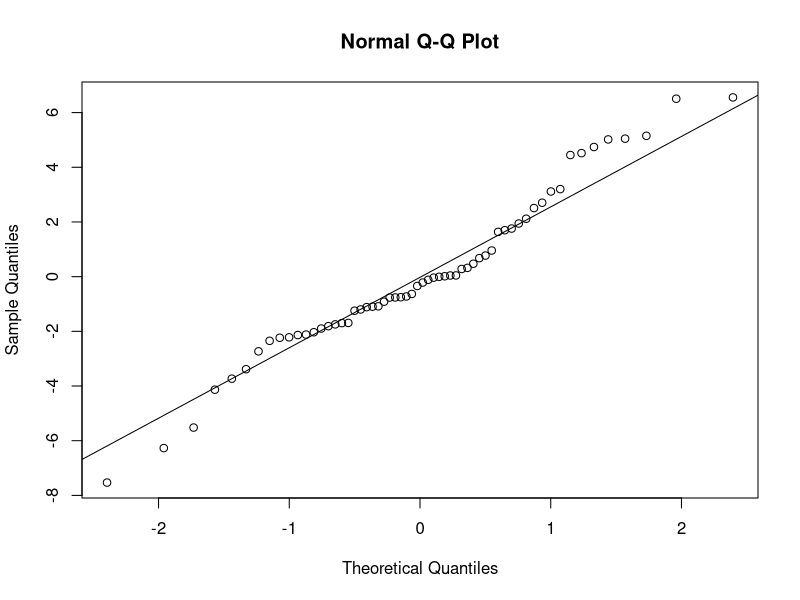
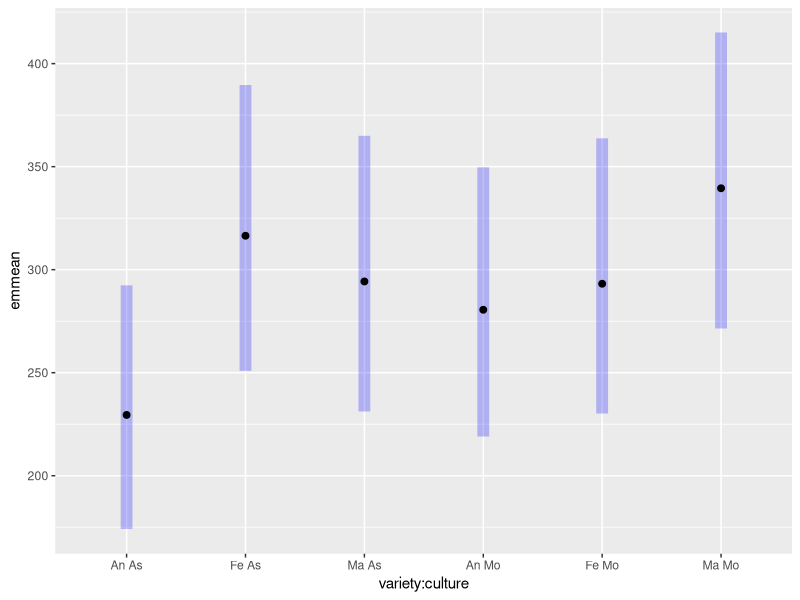

Generate these figures, in order, with R: (Note: this script raises an error after producing the figures.)
library (broom)
library(rstatix)
library(ggplot2)

EVA_Gluco <- read.csv("Data/Glucosinolates.csv", sep=";")
head(EVA_Gluco)

EVA_Gluco$date <- as.factor(EVA_Gluco$date)

EVA_Gluco <- subset(EVA_Gluco, EVA_Gluco$total > 60)


EVA_Gluco$Progoitrin.isomer<-as.numeric(as.character(EVA_Gluco$Progoitrin.isomer))
EVA_Gluco$Glucoalyssin<-as.numeric(as.character(EVA_Gluco$ Glucoalyssin))
EVA_Gluco$Gluconapoleiferin<-as.numeric(as.character(EVA_Gluco$Gluconapoleiferin))
EVA_Gluco$Gluconapin<-as.numeric(as.character(EVA_Gluco$Gluconapin))
EVA_Gluco$Butyl.GS<-as.numeric(as.character(EVA_Gluco$Butyl.GS))
EVA_Gluco$Glucobrassicanapin<-as.numeric(as.character(EVA_Gluco$Glucobrassicanapin))
EVA_Gluco$Glucobrassicin<-as.numeric(as.character(EVA_Gluco$Glucobrassicin))
EVA_Gluco$Gluconasturtiin<-as.numeric(as.character(EVA_Gluco$Gluconasturtiin))
EVA_Gluco$Methoxyglucobrassicin<-as.numeric(as.character(EVA_Gluco$Methoxyglucobrassicin))
EVA_Gluco$Neoglucobrassicin<-as.numeric(as.character(EVA_Gluco$Neoglucobrassicin))
EVA_Gluco$Unknown.GLS..C16H20N2O11S2.<-as.numeric(as.character(EVA_Gluco$Unknown.GLS..C16H20N2O11S2.))
EVA_Gluco$total<-as.numeric(as.character(EVA_Gluco$total))
EVA_Gluco$Glucoraphanin<-as.numeric(as.character(EVA_Gluco$Glucoraphanin))


EVA_Gluco <- subset(EVA_Gluco, EVA_Gluco$Sampling_campain == "GH_BF")

EVA_Gluco$variety <- as.factor(EVA_Gluco$variety)
EVA_Gluco$bloc <- as.factor(EVA_Gluco$bloc)

head(EVA_Gluco)

# Analysis culture and variety on Total gluco ####
head(EVA_Gluco)


model <- lm(sqrt(total+1) ~variety*culture  , data=EVA_Gluco) #calculer le model, la covariable passe en premier 

model.metrics <- augment(model) 
head(model.metrics)

shapiro_test(model.metrics$.resid)
qqnorm(model.metrics$.resid)
qqline(model.metrics$.resid)

#Homogénéité des variances 

model.metrics %>% levene_test(.resid ~ variety*culture) #OK

# Valeurs aberrantes 

model.metrics %>% filter(abs(.std.resid) > 3) %>% as.data.frame() #OK

EVA_Gluco$sqrt_total <- sqrt(EVA_Gluco$total+1)

anova_table <- EVA_Gluco  %>% anova_test(sqrt_total ~  variety*culture )

anova_results <- data.frame(variety_p = numeric(), culture_p = numeric(), CxV_p = numeric())

# Function to extract p-values and append to results table
  variety_p <- anova_table$p[anova_table$Effect == "variety"]
  culture_p <- anova_table$p[anova_table$Effect == "culture"]
  CxV_p <- anova_table$p[anova_table$Effect == "variety:culture"]
  
  # Append to the global results table
  anova_results <- rbind(anova_results, data.frame(variety_p, culture_p, CxV_p ))
  

library(emmeans)

pwc <- 
  emmeans(model,pairwise~variety*culture)
pwc
pairwise <- pwc$contrasts

emm<-emmeans(model, ~ variety*culture, type = 'response')

plot(emm, by = NULL, comparisons = FALSE, adjust = "tukey", horizontal = FALSE)

emm<-as.data.frame(emm)
emm

plot_total <- ggplot(emm, aes(x =emmean , y = variety, color = culture)) + 
  geom_point(position = position_dodge(width = 0.5), size=3, alpha = 1) + 
  geom_linerange(aes(xmin = lower.CL, xmax = upper.CL),position = position_dodge(width = 0.5),size = 4, alpha=0.3) + 
  scale_color_manual(values = c("blue","orange"), name = "", labels = c("Intercropping", "Monocropping")) + 
  labs(x = "Glucosinolates Total  (ug/g)", y = "variety") + 
  theme_classic() + coord_flip()

total <- plot_total +  theme( legend.position="none")

total

# Analysis culture and variety on Total Glucoraphanin ####

head(EVA_Gluco)

EVA_Gluco$variety <- as.factor(EVA_Gluco$variety)

model <- lm(log(Glucoraphanin+1) ~  variety*culture  , data=EVA_Gluco) #calculer le model, la covariable passe en premier 

model.metrics <- augment(model) 
head(model.metrics)

shapiro_test(model.metrics$.resid)
qqnorm(model.metrics$.resid)
qqline(model.metrics$.resid)

#Homogénéité des variances 

model.metrics %>% levene_test(.resid ~ variety*culture) #OK

# Valeurs aberrantes 

model.metrics %>% filter(abs(.std.resid) > 3) %>% as.data.frame() #OK

EVA_Gluco$log_Glucoraphanin <- log(EVA_Gluco$Glucoraphanin+1)

anova_table <- EVA_Gluco  %>% anova_test(log_Glucoraphanin ~  variety*culture )
anova_table

# Function to extract p-values and append to results table
variety_p <- anova_table$p[anova_table$Effect == "variety"]
culture_p <- anova_table$p[anova_table$Effect == "culture"]
CxV_p <- anova_table$p[anova_table$Effect == "variety:culture"]

# Append to the global results table
anova_results <- rbind(anova_results, data.frame(variety_p, culture_p, CxV_p ))

library(emmeans)

pwc <- 
  emmeans(model,pairwise~culture*variety)
pwc
pairwise <- pwc$contrasts

emm<-emmeans(model, ~ variety, type = 'response')

plot(emm, by = NULL, comparisons = FALSE, adjust = "tukey", horizontal = FALSE)

emm<-emmeans(model, ~ culture, type = 'response')

plot(emm, by = NULL, comparisons = FALSE, adjust = "tukey", horizontal = FALSE)

emm<-emmeans(model, ~ culture*variety, type = 'response')

plot(emm, by = NULL, comparisons = FALSE, adjust = "tukey", horizontal = FALSE)

emm<-as.data.frame(emm)
emm

plot_Glucoraphanin <- ggplot(emm, aes(x =response , y = variety, color = culture)) + 
  geom_point(position = position_dodge(width = 0.5), size=3, alpha = 1) + 
  geom_linerange(aes(xmin = lower.CL, xmax = upper.CL),position = position_dodge(width = 0.5),size = 4, alpha=0.3) + 
  scale_color_manual(values = c("blue","orange"), name = "", labels = c("Intercropping", "Monocropping")) + 
  labs(x = "Glucoraphanin  (ug/g)", y = "variety") + 
  theme_classic() + coord_flip()

Glucoraphanin <- plot_Glucoraphanin +  theme( legend.position="none")

Glucoraphanin

# Progoitrin.isomer####

head(EVA_Gluco)

EVA_Gluco$variety <- as.factor(EVA_Gluco$variety)

model <- lm(Progoitrin.isomer ~  variety*culture  , data=EVA_Gluco) #calculer le model, la covariable passe en premier 

model.metrics <- augment(model) 
head(model.metrics)

shapiro_test(model.metrics$.resid)
qqnorm(model.metrics$.resid)
qqline(model.metrics$.resid)

#Homogénéité des variances 

model.metrics %>% levene_test(.resid ~ variety*culture) #OK

# Valeurs aberrantes 

model.metrics %>% filter(abs(.std.resid) > 3) %>% as.data.frame() #OK

anova_table <- EVA_Gluco  %>% anova_test(Progoitrin.isomer ~ variety*culture )

# Function to extract p-values and append to results table
variety_p <- anova_table$p[anova_table$Effect == "variety"]
culture_p <- anova_table$p[anova_table$Effect == "culture"]
CxV_p <- anova_table$p[anova_table$Effect == "variety:culture"]

# Append to the global results table
anova_results <- rbind(anova_results, data.frame(variety_p, culture_p, CxV_p ))

library(emmeans)

emm<-emmeans(model, ~ culture*variety, type = 'response')

plot(emm, by = NULL, comparisons = FALSE, adjust = "tukey", horizontal = FALSE)

emm<-as.data.frame(emm)
emm

plot_Progoitrin.isomer<- ggplot(emm, aes(x =emmean , y = variety, color = culture)) + 
  geom_point(position = position_dodge(width = 0.5), size=3, alpha = 1) + 
  geom_linerange(aes(xmin = lower.CL, xmax = upper.CL),position = position_dodge(width = 0.5),size = 4, alpha=0.3) + 
  scale_color_manual(values = c("blue","orange"), name = "", labels = c("Intercropping", "Monocropping")) + 
  labs(x = "Progoitrin  (ug/g)", y = "variety") + 
  theme_classic() + coord_flip()

Progoitrin <- plot_Progoitrin.isomer +  theme( legend.position="none")

Progoitrin

# Glucoalyssin ####

head(EVA_Gluco)

EVA_Gluco$variety <- as.factor(EVA_Gluco$variety)

model <- lm(log(Glucoalyssin+1) ~ variety*culture  , data=EVA_Gluco) #calculer le model, la covariable passe en premier 

model.metrics <- augment(model) 
head(model.metrics)

shapiro_test(model.metrics$.resid)
qqnorm(model.metrics$.resid)
qqline(model.metrics$.resid)

#Homogénéité des variances 

model.metrics %>% levene_test(.resid ~ variety*culture) #OK

# Valeurs aberrantes 

model.metrics %>% filter(abs(.std.resid) > 3) %>% as.data.frame() #OK

EVA_Gluco$log_Glucoalyssin <- log(EVA_Gluco$Glucoalyssin+1)

anova_table <- EVA_Gluco  %>% anova_test(log_Glucoalyssin ~ variety*culture )
anova_table

# Function to extract p-values and append to results table
variety_p <- anova_table$p[anova_table$Effect == "variety"]
culture_p <- anova_table$p[anova_table$Effect == "culture"]
CxV_p <- anova_table$p[anova_table$Effect == "variety:culture"]

# Append to the global results table
anova_results <- rbind(anova_results, data.frame(variety_p, culture_p, CxV_p ))

library(emmeans)

emm<-emmeans(model, ~ culture*variety, type = 'response')

plot(emm, by = NULL, comparisons = FALSE, adjust = "tukey", horizontal = FALSE)

emm<-as.data.frame(emm)

pwc <- 
  emmeans(model,pairwise~culture)
pwc

plot_Glucoalyssin <- ggplot(emm, aes(x =response , y = variety, color = culture)) + 
  geom_point(position = position_dodge(width = 0.5), size=3, alpha = 1) + 
  geom_linerange(aes(xmin = lower.CL, xmax = upper.CL),position = position_dodge(width = 0.5),size = 4, alpha=0.3) + 
  scale_color_manual(values = c("blue","orange"), name = "", labels = c("Intercropping", "Monocropping")) + 
  labs(x = "Glucoalyssin  (ug/g)", y = "variety") + 
  theme_classic() + coord_flip()

Glucoalyssin <- plot_Glucoalyssin +  theme( legend.position="none")

Glucoalyssin

# Gluconapoleiferin ####

head(EVA_Gluco)

EVA_Gluco$variety <- as.factor(EVA_Gluco$variety)

model <- lm(log(Gluconapoleiferin+1) ~  variety*culture  , data=EVA_Gluco) #calculer le model, la covariable passe en premier 

model.metrics <- augment(model) 
head(model.metrics)

shapiro_test(model.metrics$.resid)
qqnorm(model.metrics$.resid)
qqline(model.metrics$.resid)

#Homogénéité des variances 

model.metrics %>% levene_test(.resid ~ variety*culture) #OK

# Valeurs aberrantes 

model.metrics %>% filter(abs(.std.resid) > 3) %>% as.data.frame() #OK

EVA_Gluco$log_Gluconapoleiferin <- log(EVA_Gluco$Gluconapoleiferin+1)

anova_table <- EVA_Gluco  %>% anova_test(log_Gluconapoleiferin ~  variety*culture )

# Function to extract p-values and append to results table
variety_p <- anova_table$p[anova_table$Effect == "variety"]
culture_p <- anova_table$p[anova_table$Effect == "culture"]
CxV_p <- anova_table$p[anova_table$Effect == "variety:culture"]

# Append to the global results table
anova_results <- rbind(anova_results, data.frame(variety_p, culture_p, CxV_p ))

library(emmeans)

pwc <- 
  emmeans(model,pairwise~culture)
pwc
pairwise <- pwc$contrasts

emm<-emmeans(model, ~ variety, type = 'response')

plot(emm, by = NULL, comparisons = FALSE, adjust = "tukey", horizontal = FALSE)

emm<-emmeans(model, ~ culture, type = 'response')

plot(emm, by = NULL, comparisons = FALSE, adjust = "tukey", horizontal = FALSE)

emm<-emmeans(model, ~ culture*variety, type = 'response')

plot(emm, by = NULL, comparisons = FALSE, adjust = "tukey", horizontal = FALSE)

emm<-as.data.frame(emm)
emm

plot_Gluconapoleiferin <- ggplot(emm, aes(x =response , y = variety, color = culture)) + 
  geom_point(position = position_dodge(width = 0.5), size=3, alpha = 1) + 
  geom_linerange(aes(xmin = lower.CL, xmax = upper.CL),position = position_dodge(width = 0.5),size = 4, alpha=0.3) + 
  scale_color_manual(values = c("blue","orange"), name = "", labels = c("Intercropping", "Monocropping")) + 
  labs(x = "Glucoraphanin  (ug/g)", y = "variety") + 
  theme_classic() + coord_flip()

Gluconapoleiferin <- plot_Gluconapoleiferin +  theme( legend.position="none")

Gluconapoleiferin

#Gluconapin####

head(EVA_Gluco)

EVA_Gluco$variety <- as.factor(EVA_Gluco$variety)

model <- lm(sqrt(Gluconapin +1) ~  variety*culture  , data=EVA_Gluco) #calculer le model, la covariable passe en premier 

model.metrics <- augment(model) 
head(model.metrics)

shapiro_test(model.metrics$.resid)
qqnorm(model.metrics$.resid)
qqline(model.metrics$.resid)

#Homogénéité des variances 

model.metrics %>% levene_test(.resid ~ variety*culture) #OK

# Valeurs aberrantes 

model.metrics %>% filter(abs(.std.resid) > 3) %>% as.data.frame() #OK

EVA_Gluco$log_Gluconapin <- sqrt(EVA_Gluco$Gluconapin+1)

anova_table <- EVA_Gluco  %>% anova_test(log_Gluconapin ~  variety*culture )


# Function to extract p-values and append to results table
variety_p <- anova_table$p[anova_table$Effect == "variety"]
culture_p <- anova_table$p[anova_table$Effect == "culture"]
CxV_p <- anova_table$p[anova_table$Effect == "variety:culture"]

# Append to the global results table
anova_results <- rbind(anova_results, data.frame(variety_p, culture_p, CxV_p ))

library(emmeans)

emm<-emmeans(model, ~ culture*variety, type = 'response')

plot(emm, by = NULL, comparisons = FALSE, adjust = "tukey", horizontal = FALSE)

emm<-as.data.frame(emm)
emm

plot_Gluconapin<- ggplot(emm, aes(x =response , y = variety, color = culture)) + 
  geom_point(position = position_dodge(width = 0.5), size=3, alpha = 1) + 
  geom_linerange(aes(xmin = lower.CL, xmax = upper.CL),position = position_dodge(width = 0.5),size = 4, alpha=0.3) + 
  scale_color_manual(values = c("blue","orange"), name = "", labels = c("Intercropping", "Monocropping")) + 
  labs(x = "Gluconapinn  (ug/g)", y = "variety") + 
  theme_classic() + coord_flip()

Gluconapin <- plot_Gluconapin +  theme( legend.position="none")

Gluconapin

# Analysis culture and variety on Total Butyl####
head(EVA_Gluco)

EVA_Gluco$variety <- as.factor(EVA_Gluco$variety)

model <- lm(log(Butyl.GS+1) ~  variety*culture  , data=EVA_Gluco) #calculer le model, la covariable passe en premier 

model.metrics <- augment(model) 
head(model.metrics)

shapiro_test(model.metrics$.resid)
qqnorm(model.metrics$.resid)
qqline(model.metrics$.resid)

#Homogénéité des variances 

model.metrics %>% levene_test(.resid ~ variety*culture) #OK

# Valeurs aberrantes 

model.metrics %>% filter(abs(.std.resid) > 3) %>% as.data.frame() #OK

anova_table <- EVA_Gluco  %>% anova_test(Butyl.GS ~ variety*culture )

# Function to extract p-values and append to results table
variety_p <- anova_table$p[anova_table$Effect == "variety"]
culture_p <- anova_table$p[anova_table$Effect == "culture"]
CxV_p <- anova_table$p[anova_table$Effect == "variety:culture"]

# Append to the global results table
anova_results <- rbind(anova_results, data.frame(variety_p, culture_p, CxV_p ))

library(emmeans)

pwc <- 
  emmeans(model,pairwise~variety*culture)
pwc

pairwise <- pwc$contrasts

emm<-emmeans(model, ~ variety*culture, type = 'response')

plot(emm, by = NULL, comparisons = FALSE, adjust = "tukey", horizontal = FALSE)

emm<-as.data.frame(emm)
emm

plot_Butyl <- ggplot(emm, aes(x =response , y = variety, color = culture)) + 
  geom_point(position = position_dodge(width = 0.5), size=3, alpha = 1) + 
  geom_linerange(aes(xmin = lower.CL, xmax = upper.CL),position = position_dodge(width = 0.5),size = 4, alpha=0.3) + 
  scale_color_manual(values = c("blue","orange"), name = "", labels = c("Intercropping", "Monocropping")) + 
  labs(x = "Butyl glucosinolate  (ug/g)", y = "variety") + 
  theme_classic() + coord_flip()

Butyl <- plot_Butyl+  theme( legend.position="none")

Butyl

# Analysis culture and variety on Total Glucobrassicanapin ####

model <- lm(log(Glucobrassicanapin+1) ~ variety*culture  , data=EVA_Gluco) #calculer le model, la covariable passe en premier 

model.metrics <- augment(model) 
head(model.metrics)

shapiro_test(model.metrics$.resid)
qqnorm(model.metrics$.resid)
qqline(model.metrics$.resid)

#Homogénéité des variances 

model.metrics %>% levene_test(.resid ~ variety*culture) #OK

# Valeurs aberrantes 

model.metrics %>% filter(abs(.std.resid) > 3) %>% as.data.frame() #OK

EVA_Gluco$log_Glucobrassicanapin <- log(EVA_Gluco$Glucobrassicanapin+1)

anova_table <- EVA_Gluco  %>% anova_test(Glucobrassicanapin ~  variety*culture )

# Function to extract p-values and append to results table
variety_p <- anova_table$p[anova_table$Effect == "variety"]
culture_p <- anova_table$p[anova_table$Effect == "culture"]
CxV_p <- anova_table$p[anova_table$Effect == "variety:culture"]

# Append to the global results table
anova_results <- rbind(anova_results, data.frame(variety_p, culture_p, CxV_p ))

library(emmeans)

pwc <- 
  emmeans(model,pairwise~culture)
pwc
pairwise <- pwc$contrasts

emm<-emmeans(model, ~ variety*culture, type = 'response')

plot(emm, by = NULL, comparisons = FALSE, adjust = "tukey", horizontal = FALSE)

emm<-as.data.frame(emm)
emm

plot_Glucobrassicanapin <- ggplot(emm, aes(x =response , y = variety, color = culture)) + 
  geom_point(position = position_dodge(width = 0.5), size=3, alpha = 1) + 
  geom_linerange(aes(xmin = lower.CL, xmax = upper.CL),position = position_dodge(width = 0.5),size = 4, alpha=0.3) + 
  scale_color_manual(values = c("blue","orange"), name = "", labels = c("Intercropping", "Monocropping")) + 
  labs(x = "Glucobrassicanapin  (ug/g)", y = "variety") + 
  theme_classic() + coord_flip()

Glucobrassicanapin <- plot_Glucobrassicanapin +  theme( legend.position="none")

Glucobrassicanapin

# Analysis culture and variety on Total Glucobrassicin ####
head(EVA_Gluco)

model <- lm(log(Glucobrassicin+1) ~  variety*culture  , data=EVA_Gluco) #calculer le model, la covariable passe en premier 

model.metrics <- augment(model) 
head(model.metrics)

shapiro_test(model.metrics$.resid)
qqnorm(model.metrics$.resid)
qqline(model.metrics$.resid)

#Homogénéité des variances 

model.metrics %>% levene_test(.resid ~ variety*culture) #OK

# Valeurs aberrantes 

model.metrics %>% filter(abs(.std.resid) > 3) %>% as.data.frame() #OK

EVA_Gluco$log_Glucobrassicin <- log(EVA_Gluco$Glucobrassicin+1)

anova_table <- EVA_Gluco  %>% anova_test(log_Glucobrassicin ~  variety*culture )

# Function to extract p-values and append to results table
variety_p <- anova_table$p[anova_table$Effect == "variety"]
culture_p <- anova_table$p[anova_table$Effect == "culture"]
CxV_p <- anova_table$p[anova_table$Effect == "variety:culture"]

# Append to the global results table
anova_results <- rbind(anova_results, data.frame(variety_p, culture_p, CxV_p ))

library(emmeans)

pwc <- 
  emmeans(model,pairwise~variety)
pwc
pairwise <- pwc$contrasts

emm<-emmeans(model, ~ variety*culture, type = 'response')

plot(emm, by = NULL, comparisons = FALSE, adjust = "tukey", horizontal = FALSE)

emm<-as.data.frame(emm)
emm

plot_Glucobrassicin <- ggplot(emm, aes(x =response , y = variety, color = culture)) + 
  geom_point(position = position_dodge(width = 0.5), size=3, alpha = 1) + 
  geom_linerange(aes(xmin = lower.CL, xmax = upper.CL),position = position_dodge(width = 0.5),size = 4, alpha=0.3) + 
  scale_color_manual(values = c("blue","orange"), name = "", labels = c("Intercropping", "Monocropping")) + 
  labs(x = "Glucobrassicin  (ug/g)", y = "variety") + 
  theme_classic() + coord_flip()

Glucobrassicin <- plot_Glucobrassicin +  theme( legend.position="none")

Glucobrassicin

#Gluconasturtiin####

head(EVA_Gluco)

model <- lm(Gluconasturtiin ~ variety*culture  , data=EVA_Gluco) #calculer le model, la covariable passe en premier 

model.metrics <- augment(model) 
head(model.metrics)

shapiro_test(model.metrics$.resid)
qqnorm(model.metrics$.resid)
qqline(model.metrics$.resid)

#Homogénéité des variances 

model.metrics %>% levene_test(.resid ~ variety*culture) #OK

# Valeurs aberrantes 

model.metrics %>% filter(abs(.std.resid) > 3) %>% as.data.frame() #OK

anova_table <- EVA_Gluco  %>% anova_test(Gluconasturtiin ~ variety*culture )

# Function to extract p-values and append to results table
variety_p <- anova_table$p[anova_table$Effect == "variety"]
culture_p <- anova_table$p[anova_table$Effect == "culture"]
CxV_p <- anova_table$p[anova_table$Effect == "variety:culture"]

# Append to the global results table
anova_results <- rbind(anova_results, data.frame(variety_p, culture_p, CxV_p ))

library(emmeans)

emm<-emmeans(model, ~ culture*variety, type = 'response')

plot(emm, by = NULL, comparisons = FALSE, adjust = "tukey", horizontal = FALSE)

emm<-as.data.frame(emm)
emm

plot_Gluconasturtiin <- ggplot(emm, aes(x =emmean, y = variety, color = culture)) + 
  geom_point(position = position_dodge(width = 0.5), size=3, alpha = 1) + 
  geom_linerange(aes(xmin = lower.CL, xmax = upper.CL),position = position_dodge(width = 0.5),size = 4, alpha=0.3) + 
  scale_color_manual(values = c("blue","orange"), name = "", labels = c("Intercropping", "Monocropping")) + 
  labs(x = "Gluconasturtiin  (ug/g)", y = "variety") + 
  theme_classic() + coord_flip()

Gluconasturtiin <- plot_Gluconasturtiin +  theme( legend.position="none")
Gluconasturtiin 

# Methoxyglucobrassicin ####
head(EVA_Gluco)

model <- lm(log(Methoxyglucobrassicin+1) ~ variety*culture  , data=EVA_Gluco) #calculer le model, la covariable passe en premier 

model.metrics <- augment(model) 
head(model.metrics)

shapiro_test(model.metrics$.resid)
qqnorm(model.metrics$.resid)
qqline(model.metrics$.resid)

#Homogénéité des variances 

model.metrics %>% levene_test(.resid ~ variety*culture) #OK

# Valeurs aberrantes 

model.metrics %>% filter(abs(.std.resid) > 3) %>% as.data.frame() #OK

EVA_Gluco$log_Methoxyglucobrassicin <- log(EVA_Gluco$Methoxyglucobrassicin+1)

anova_table <- EVA_Gluco  %>% anova_test(log_Methoxyglucobrassicin ~  variety*culture )
anova_table
# Function to extract p-values and append to results table
variety_p <- anova_table$p[anova_table$Effect == "variety"]
culture_p <- anova_table$p[anova_table$Effect == "culture"]
CxV_p <- anova_table$p[anova_table$Effect == "variety:culture"]

# Append to the global results table
anova_results <- rbind(anova_results, data.frame(variety_p, culture_p, CxV_p ))

library(emmeans)

pwc <- 
  emmeans(model,pairwise~culture)
pwc
pairwise <- pwc$contrasts

emm<-emmeans(model, ~ variety*culture, type = 'response')

plot(emm, by = NULL, comparisons = FALSE, adjust = "tukey", horizontal = FALSE)

emm<-as.data.frame(emm)
emm

plot_Methoxyglucobrassicin <- ggplot(emm, aes(x =response , y = variety, color = culture)) + 
  geom_point(position = position_dodge(width = 0.5), size=3, alpha = 1) + 
  geom_linerange(aes(xmin = lower.CL, xmax = upper.CL),position = position_dodge(width = 0.5),size = 4, alpha=0.3) + 
  scale_color_manual(values = c("blue","orange"), name = "", labels = c("Intercropping", "Monocropping")) + 
  labs(x = "Glucobrassicin  (ug/g)", y = "variety") + 
  theme_classic() + coord_flip()

Methoxyglucobrassicin <- plot_Methoxyglucobrassicin +  theme( legend.position="none")

Methoxyglucobrassicin

# Neoglucobrassicin ####

head(EVA_Gluco)

model <- lm(log(Neoglucobrassicin+1) ~ variety*culture  , data=EVA_Gluco) #calculer le model, la covariable passe en premier 

model.metrics <- augment(model) 
head(model.metrics)

shapiro_test(model.metrics$.resid)
qqnorm(model.metrics$.resid)
qqline(model.metrics$.resid)

#Homogénéité des variances 

model.metrics %>% levene_test(.resid ~ variety*culture) #OK

# Valeurs aberrantes 

model.metrics %>% filter(abs(.std.resid) > 3) %>% as.data.frame() #OK

EVA_Gluco$log_Neoglucobrassicin <- log(EVA_Gluco$Neoglucobrassicin+1)

anova_table <- EVA_Gluco  %>% anova_test(log_Neoglucobrassicin ~ variety*culture )

# Function to extract p-values and append to results table
variety_p <- anova_table$p[anova_table$Effect == "variety"]
culture_p <- anova_table$p[anova_table$Effect == "culture"]
CxV_p <- anova_table$p[anova_table$Effect == "variety:culture"]

# Append to the global results table
anova_results <- rbind(anova_results, data.frame(variety_p, culture_p, CxV_p ))

library(emmeans)

pwc <- 
  emmeans(model,pairwise~variety)
pwc
pairwise <- pwc$contrasts

emm<-emmeans(model, ~ variety*culture, type = 'response')

plot(emm, by = NULL, comparisons = FALSE, adjust = "tukey", horizontal = FALSE)

emm<-as.data.frame(emm)
emm

plot_Neoglucobrassicin <- ggplot(emm, aes(x =response , y = variety, color = culture)) + 
  geom_point(position = position_dodge(width = 0.5), size=3, alpha = 1) + 
  geom_linerange(aes(xmin = lower.CL, xmax = upper.CL),position = position_dodge(width = 0.5),size = 4, alpha=0.3) + 
  scale_color_manual(values = c("blue","orange"), name = "", labels = c("Intercropping", "Monocropping")) + 
  labs(x = "Glucobrassicin  (ug/g)", y = "variety") + 
  theme_classic() + coord_flip()

Neoglucobrassicin <- plot_Neoglucobrassicin +  theme( legend.position="none")

Neoglucobrassicin

#Unknown.GLS ####

head(EVA_Gluco)

KW_table <- kruskal.test(Unknown.GLS..C16H20N2O11S2. ~ variety, data = EVA_Gluco)
variety_p <- KW_table$p.value

KW_table <-kruskal.test(Unknown.GLS..C16H20N2O11S2. ~ culture, data = EVA_Gluco)
culture_p <- KW_table$p.value

CxV_p <- "NA"


model <- lm(Unknown.GLS..C16H20N2O11S2. ~ variety*culture  , data=EVA_Gluco) #calculer le model, la covariable passe en premier 

model.metrics <- augment(model) 
head(model.metrics)

shapiro_test(model.metrics$.resid)
qqnorm(model.metrics$.resid)
qqline(model.metrics$.resid)

#Homogénéité des variances 

model.metrics %>% levene_test(.resid ~ variety*culture) #OK

# Valeurs aberrantes 

model.metrics %>% filter(abs(.std.resid) > 3) %>% as.data.frame() #OK

anova_table <- EVA_Gluco  %>% anova_test(Unknown.GLS..C16H20N2O11S2. ~ variety*culture )
anova_table
# Function to extract p-values and append to results table
variety_p <- anova_table$p[anova_table$Effect == "variety"]
culture_p <- anova_table$p[anova_table$Effect == "culture"]
CxV_p <- anova_table$p[anova_table$Effect == "variety:culture"]

# Append to the global results table
anova_results <- rbind(anova_results, data.frame(variety_p, culture_p, CxV_p ))

library(emmeans)

pwc <- 
  emmeans(model,pairwise~variety)
pwc
pairwise <- pwc$contrasts

emm<-emmeans(model, ~ variety*culture, type = 'response')

plot(emm, by = NULL, comparisons = FALSE, adjust = "tukey", horizontal = FALSE)

emm<-as.data.frame(emm)
emm

plot_log_Unknown.GLS <- ggplot(emm, aes(x =response , y = variety, color = culture)) + 
  geom_point(position = position_dodge(width = 0.5), size=3, alpha = 1) + 
  geom_linerange(aes(xmin = lower.CL, xmax = upper.CL),position = position_dodge(width = 0.5),size = 4, alpha=0.3) + 
  scale_color_manual(values = c("blue","orange"), name = "", labels = c("Intercropping", "Monocropping")) + 
  labs(x = "Glucobrassicin  (ug/g)", y = "variety") + 
  theme_classic() + coord_flip()

log_Unknown.GLS <- plot_log_Unknown.GLS +  theme( legend.position="none")

log_Unknown.GLS


# FIGURE ####

write_csv(anova_results, "~/working/Aboveground_characterization/3-Output/anova_results_GlassHouse_BF.csv" )

library(ggpubr)

figure <- ggarrange(total, Butyl, Glucoraphanin, Glucobrassicin, Glucobrassicanapin, 
                    Glucoalyssin, Gluconasturtiin, Gluconapin, Progoitrin,
                    labels = c("A", "B", "C", "D", "E", "F", "G","H", "I", "J"), 
                    ncol = 2, nrow = 5, 
                    common.legend = TRUE, legend = "bottom", 
                    widths = 2)
figure
